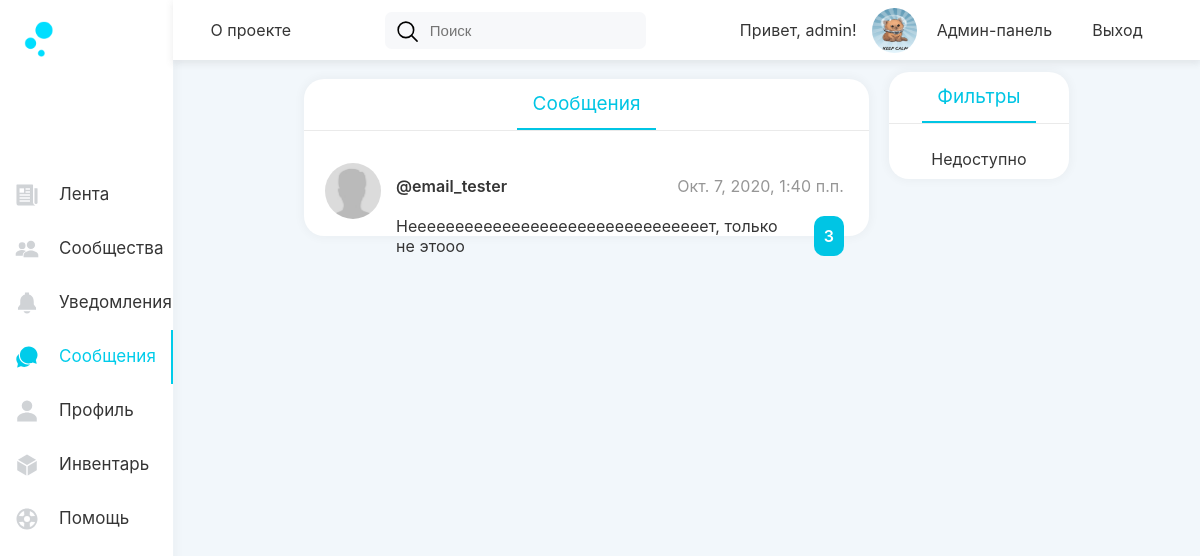
The app's page /conversations/ (signed in) with its own data.
### UserProfile/models.py (models this page shows, shortened)
class Profile(models.Model):
    user = models.OneToOneField(User, on_delete=models.CASCADE)
    about = models.TextField(max_length=500, blank=True)
    birth_date = models.DateField(null=True, blank=True)
    email = models.TextField(max_length=50, blank=True)
    city = models.TextField(max_length=30, blank=True)
    phone = models.TextField(max_length=30, blank=True)
    interests = models.TextField(max_length=500, blank=True)
    avatar = models.ImageField(upload_to=user_directorypath, default='/static/profile.jpg')
    blacklist = models.ManyToManyField(User, related_name='blacklists', blank=True)
    verified = models.BooleanField(default=False)
    last_time_online = models.DateTimeField(default=datetime.now)
    rating = models.FloatField(null=True, blank=True, default=0)
    def get_avatar_url(self):
        if self.avatar is None or str(self.avatar) == "/static/profile.jpg":
            return "/static/aero/profile/img/avatar.jpg"
        return "/media/"+str(self.avatar)

### personal_messages/models.py (models this page shows, shortened)
class Dialog(models.Model):
    owner = models.ForeignKey(User, on_delete=models.CASCADE, related_name='conversation_owners')
    user = models.ForeignKey(User, on_delete=models.CASCADE, related_name='conversation_users')
    messages = models.ManyToManyField(DialogMessage)
    last_view = models.DateTimeField(default=datetime.datetime.now)
    last_interact = models.DateTimeField(default=datetime.datetime.now)
    def get_last_message(self):
        if self.is_empty():
            return "Сообщения отсутствуют"
        return self.messages.all().latest('date_time')
    def is_empty(self):
        return len(self.messages.all()) == 0

class DialogMessage(models.Model):
    user = models.ForeignKey(User, on_delete=models.CASCADE)
    text = models.TextField()
    date_time = models.DateTimeField()

### personal_messages/views.py (the view)
# urls.py: path('', views.DialogsList.as_view(), name='conversations'),
class DialogsList(View):
    def get(self, request):
        context = dict()
        context['current_app_name'] = "personal_messages"
        if request.user.is_authenticated:
            dialog_list = request.user.dialog_list.dialogs.all()
            unread_messages = []
            for dialog in dialog_list:
                unread_messages.append(dialog.messages.filter(date_time__gt=dialog.last_view).count())
            context['dialogs'] = list(zip(dialog_list, unread_messages))
            return render(request, 'personal_messages/aero/dialog_list.html', context)
        else:
            return HttpResponseRedirect('/auth/login')

### personal_messages/templates/personal_messages/aero/dialog_list.html
{% extends "aero/base_page.html" %}
{% block main_content %}
<div class="content-columns" id="content-columns">
    <div class="wide-content-column">
        <div class="content-box wide">
            <div class="content-header">
                <div class="header">
                    Сообщения
                </div>
            </div>
            <div class="content">
                <div class="message-table" id="messages">
                    {% for dialog in dialogs %}
                    <div class="message-row">
                        <div class="message-avatar">
                            <a class="message-avatar-link" href="/profile/{{dialog.0.user}}">
                                <img src="{{ dialog.0.user.profile.get_avatar_url }}" \>
                            </a>
                        </div>
                        <a class="message-info" href="/conversations/user/{{ dialog.0.user.id }}">
                            <div class="message-info-upper">
                                <div class="message-info-author">@{{ dialog.0.user }}</div>
                                <div class="message-info-date">{{ dialog.0.last_interact }}</div>
                            </div>
                            <div class="message-info-lower">
                                <div class="message-info-text">
                                    {% if dialog.0.is_empty %}
                                    Сообщения отсутствуют
                                    {% else %}
                                    {{dialog.0.get_last_message.text|truncatechars:100 }}
                                    {% endif %}
                                </div>
                                {% if dialog.1 > 0 %}
                                <div class="message-info-counter">{{dialog.1}}</div>
                                {% endif %}
                            </div>
                        </a>
                    </div>
                    {% endfor %}
                </div>
            </div>
        </div>
    </div>
    <div class="content-column center-text">
        <div class="sticky-content">
            <div class="content-box">
                <div class="content-header">
                    <div class="header">
                        Фильтры
                    </div>
                </div>
                <div class="content">
                    <div class="text-content">
                        Недоступно
                    </div>
                </div>
            </div>
        </div>
    </div>
</div>
{% endblock %}

### templates/aero/base_upper_menu.html
<div class="upper-menu">
    <div class="about">
        О проекте
    </div>
    <div class="search">
        <input type="text" class="search-box" placeholder="Поиск">
    </div>
    <div class="profile">
        {% if request.user.is_authenticated %}
        <div class="upper-profile-menu">
            Привет, {{ request.user }}!
        </div>
        <img class="menu-profile-img" src="{{ user.profile.get_avatar_url }}"/>
        {% if request.user.is_staff %}
        <a class="upper-menu-link" href="/admin">Админ-панель</a>
        {% endif %}
        <a class="upper-menu-link" href="/auth/logout">Выход</a>
        {% else %}
        <a class="upper-menu-link" href="/auth/login">Вход</a>
        <a class="upper-menu-link" href="/auth/register">Регистрация</a>
        {% endif %}
    </div>
</div>

### static/aero/base/css/main.css (style rules this page uses)
html, body { height: 100%; font-size: 14px; color: #353535; line-height: 1.45; }
body { background-color: #f2f7fb; margin: 0; font-family: -apple-system,BlinkMacSystemFont,Roboto,Open Sans,Helvetica Neue,"Noto Sans Armenian","Noto Sans Bengali","Noto Sans Cherokee","Noto Sans Devanagari","Noto Sans Ethiopic","Noto Sans Georgian","Noto Sans Hebrew","Noto Sans Kannada","Noto Sans Khmer","Noto Sans Lao","Noto Sans Osmanya","Noto Sans Tamil","Noto Sans Telugu","Noto Sans Thai",sans-serif; font-weight: 400; line-height: 1.25; letter-spacing: 0.005em; font-stretch: condensed; }
a { color: #353535; text-decoration: none; }
.upper-menu { background-color: #ffffff; width: 100%; height: 7.5vh; display: flex; flex-direction: row; justify-content: space-around; align-items: center; box-shadow: 0px 3px 7px 1px rgba(92, 92, 92, 0.1); top: 0 !important; position: sticky; z-index: 1020; }
.upper-menu-link { display: block; text-decoration: none; color: #353535; padding-left: 20px; padding-right: 20px; }
.about { color: #353535; flex-grow: 1; padding-left: 15px; padding-right: 15px; text-align: center; font-weight: 400; font-size: 16px; }
.search { flex-grow: 2; padding-left: 15px; padding-right: 15px; }
.search-box { width: 60%; padding: 1.25vh 1.25vh; background-color: #f7f8fa; display: block; margin : 0 auto; border: 0px; border-radius: 7px; background-image: url('/static/aero/base/img/search-outline.svg'); background-position: 10px 7.5px; background-repeat: no-repeat; padding-left: 45px; outline: none; font-size: 15px; }
.profile { flex-grow: 1; display: flex; padding-left: 15px; padding-right: 15px; text-align: center; color: #353535; display: flex; align-items: center; justify-content: center; font-size: 16px; }
.menu-profile-img { border-radius: 22.5px; margin-left: 15px; width: 45px; height: 45px; }
.content-columns { top: 8vh; position: sticky; display: flex; justify-content: center; width: 100%; }
.content-column { flex-grow: 0; flex-basis: 17.5%; margin-left: 10px; margin-right: 10px; justify-content: center; top: 8vh; position: sticky; }
.wide-content-column { flex-grow: 0; flex-basis: 55%; margin-left: 10px; margin-right: 10px; justify-content: center; top: 8vh; position: sticky; }
.content-column.center-text { text-align: center; }
.sticky-content { top: 9vh; position: sticky; }
.content-box { border-radius: 20px; background-color: white; margin-top: 10px; margin-bottom: 10px; min-height: 10vh; -webkit-box-shadow: 0px 0px 9px 3px rgba(0,0,0,0.03); -moz-box-shadow: 0px 0px 9px 3px rgba(0,0,0,0.03); box-shadow: 0px 0px 9px 3px rgba(0,0,0,0.03); }
.content-box.wide { margin-top: 19px; }
.content-header { display: flex; padding-right: 20px; padding-left: 20px; justify-content: space-around; font-size: 19px; margin-bottom: 15px; border-bottom: 1px solid #eaeaea; }
.header { padding-left: 15px; padding-right: 15px; padding-top: 12.5px; padding-bottom: 12.5px; color: #00c5e4; border-bottom: 2px solid #00c5e4; }
.content { padding-left: 15px; padding-right: 15px; font-size: 16px; }
.content .text-content { padding-top: 10px; padding-bottom: 10px; }
.message-table { display: flex; flex-direction: column; }
.message-row { height: 7.5vh; //border-left: 1px solid #d0d3d6; //border-right: 1px solid #d0d3d6; margin-top: 15px; margin-bottom: 15px; display: flex; }
.message-avatar { flex-grow: 0; flex-basis: 12.5%; align-self: center; }
.message-avatar-link > img { height: 7vh; width: 7vh; align-self: center; display: block; border-radius: 50%; margin-left: auto; margin-right: auto; }
.message-info { flex-grow: 0; flex-basis: 87.5%; text-decoration: none; color: #353535; display: flex; flex-direction: column; justify-content: space-around; }
.message-info-upper { margin-top: 15px; margin-bottom: 10px; display: flex; justify-content: space-between; }
.message-info-author { font-weight: 600; margin-left: 10px; margin-right: 10px; }
.message-info-date { color: #969696; margin-left: 10px; margin-right: 10px; }
.message-info-lower { margin-top: 10px; margin-bottom: 15px; display: flex; align-items: center; justify-content: space-between; }
.message-info-text { margin-left: 10px; margin-right: 10px; }
.message-info-counter { color: white; background-color: #00c5e4; font-weight: 600; padding: 10px; border-radius: 10px; margin-left: 10px; margin-right: 10px; }

### records on screen
Dialog: user.username "email_tester", last_interact "Окт. 7, 2020, 1:40 п.п.", id.text "Неееееееееееееееееееееееееееееееет, только не этооо", dialog "3"

### other values on screen
{{ request.user }} "admin"
